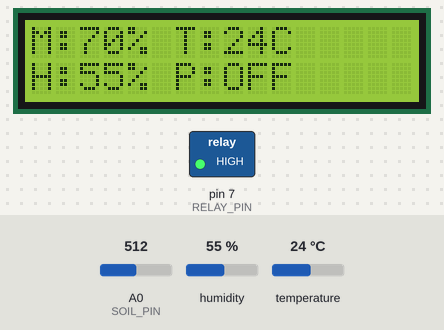
Bench run of a sketch on a simulated Arduino Uno, built with avr-gcc and run on an emulated ATmega328P. Shown: 16×2 character LCD, switched loads named in the sketch (green lamp = pin HIGH). The inputs (shaded band) are chosen by the test bench; at power-on: A0 (SOIL_PIN) = 512, humidity 55 %, temperature 24 °C. What the sketch prints to the serial monitor is not drawn.

Above: at 3.2 s.
3.3 s: A0 (SOIL_PIN) set to 724
At 5.1 s:
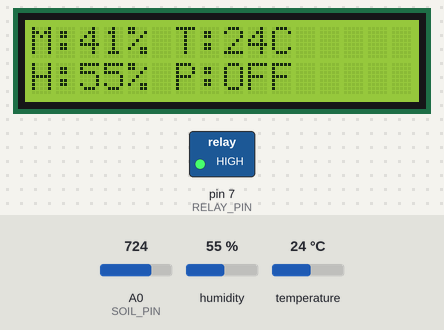
6.0 s: A0 (SOIL_PIN) set to 742
At 7.4 s:
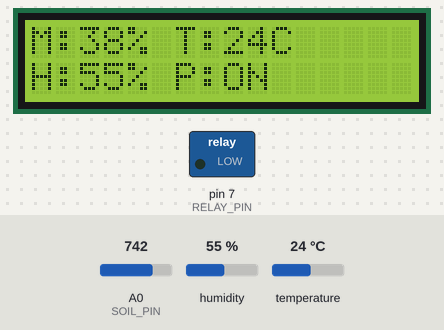
8.7 s: A0 (SOIL_PIN) set to 943
At 10.9 s:
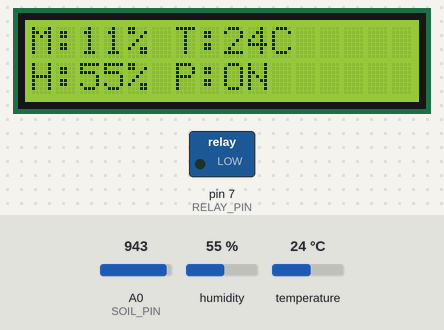
11.8 s: A0 (SOIL_PIN) set to 967
At 13.1 s:
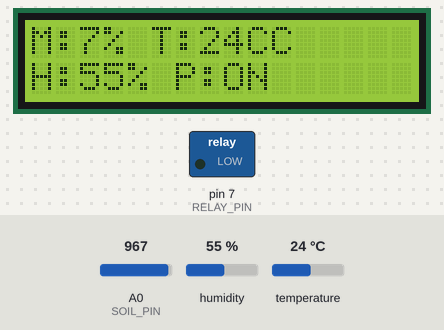
14.5 s: humidity set to 22 %
At 17.6 s:
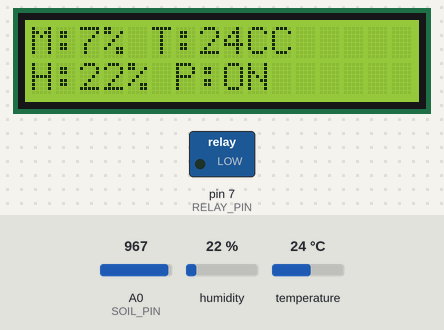
18.0 s: temperature set to 12 °C
At 19.8 s:
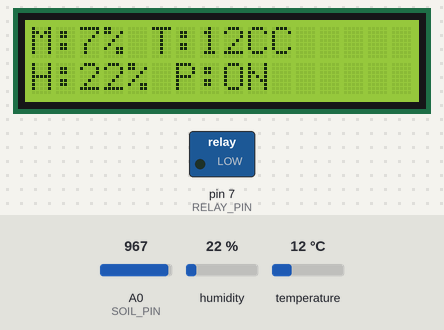
Timing chart, 0 to 21.3 s (numbered marks = the images above; inputs shaded):
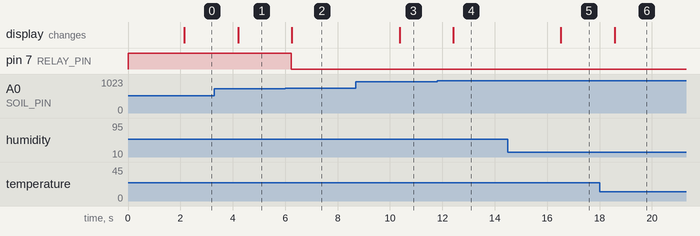

The sketch:

SOIL_IRIGATION_USING_ARDUINO_DHT11.ino
```cpp
#include <Wire.h>
#include <LiquidCrystal_I2C.h>
#include <DHT.h>

// --------------------
// LCD
// --------------------
LiquidCrystal_I2C lcd(0x27, 16, 2);

// --------------------
// DHT11
// --------------------
#define DHTPIN 2
#define DHTTYPE DHT11
DHT dht(DHTPIN, DHTTYPE);

// --------------------
// Pins
// --------------------
#define SOIL_PIN A0
#define RELAY_PIN 7

// --------------------
// Settings
// --------------------
int soilValue = 0;
int moisturePercent = 0;

// Change this after testing
int dryThreshold = 40;   // if moisture below 40%, pump ON

void setup() {
  Serial.begin(9600);

  pinMode(SOIL_PIN, INPUT);
  pinMode(RELAY_PIN, OUTPUT);

  // Relay OFF at start
  digitalWrite(RELAY_PIN, HIGH);

  dht.begin();
  lcd.init();909;
  lcd.backlight();

  lcd.setCursor(0, 0);
  lcd.print("Soil Irrigation");
  lcd.setCursor(0, 1);
  lcd.print("System Start");
  delay(2000);
  lcd.clear();
}

void loop() {
  // Read soil sensor
  soilValue = analogRead(SOIL_PIN);

  // Convert raw value to moisture percentage
  // Dry soil ~1023, Wet soil ~300
  moisturePercent = map(soilValue, 1023, 300, 0, 100);

  // Limit value between 0 and 100
  moisturePercent = constrain(moisturePercent, 0, 100);

  // Read DHT11
  float humidity = dht.readHumidity();
  float temperature = dht.readTemperature();

  // Check DHT read
  if (isnan(humidity) || isnan(temperature)) {
    Serial.println("DHT11 not reading");
    lcd.setCursor(0, 0);
    lcd.print("DHT Error       ");
    lcd.setCursor(0, 1);
    lcd.print("Check Sensor    ");
    delay(2000);
    return;
  }

  // Pump control
  if (moisturePercent < dryThreshold) {
    digitalWrite(RELAY_PIN, LOW);   // Pump ON (active LOW relay)
  } else {
    digitalWrite(RELAY_PIN, HIGH);  // Pump OFF
  }

  // Serial Monitor
  Serial.print("Soil Raw: ");
  Serial.print(soilValue);
  Serial.print("  Moisture: ");
  Serial.print(moisturePercent);
  Serial.print("%  Temp: ");
  Serial.print(temperature);
  Serial.print(" C  Humidity: ");
  Serial.print(humidity);
  Serial.print("%  Pump: ");
  if (moisturePercent < dryThreshold) {
    Serial.println("ON");
  } else {
    Serial.println("OFF");
  }

  // LCD display
  lcd.setCursor(0, 0);
  lcd.print("M:");
  lcd.print(moisturePercent);
  lcd.print("% ");

  lcd.print("T:");
  lcd.print(temperature, 0);
  // lcd.print((char)223);
  lcd.print("C");

  lcd.setCursor(0, 1);
  lcd.print("H:");
  lcd.print(humidity, 0);
  lcd.print("% ");

  if (moisturePercent < dryThreshold) {
    lcd.print("P:ON ");
  } else {
    lcd.print("P:OFF");
  }

  delay(2000);
}
```

Measured:
- the behaviour switches between 733 and 734 on A0 (SOIL_PIN) (found by bisection; images 1 and 2)
- the behaviour switches between 950 and 951 on A0 (SOIL_PIN) (found by bisection; images 3 and 4)
- after the input at 3.3 s, the display: changes after 0.90 s (image 1)
- after the input at 6.0 s, pin 7 (RELAY_PIN): HIGH → LOW after 0.23 s; the display: changes after 0.26 s (image 2)
- after the input at 8.7 s, the display: changes after 1.7 s (image 3)
- after the input at 11.8 s, the display: changes after 0.62 s (image 4)
- after the input at 14.5 s, the display: changes after 2.0 s (image 5)
- after the input at 18.0 s, the display: changes after 0.57 s (image 6)
